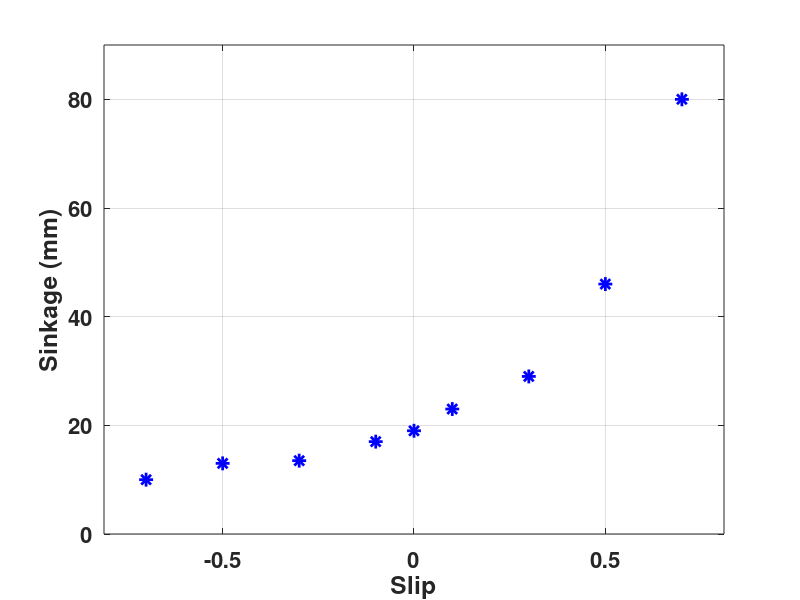

Here is the MATLAB script that generated this plot:
clc;
clear all;


xdata = [-0.7 -0.5 -0.3 -0.1 0.0 0.1 0.3 0.5 0.7]';
Fdata = [-87.7 -80.8 -66.4 -46.3 -26.9 5.1 30.9 44.4 67]';
Tdata = [-12.6 -12.2 -9.7 -4.8 0.4 9.1 16.3 21.1 27.5]';
Sdata = [0.01 0.013 0.0135 0.017 0.019 0.023 0.029 0.046 0.08]';


% figure('color','w');
% plot(xdata(:),Fdata(:),'b*','MarkerSize',10,'LineWidth',2);hold on;

% figure('color','w');
% plot(xdata(:),Tdata(:),'b*','MarkerSize',10,'LineWidth',2);hold on;

figure('color','w');
plot(xdata(:),1000* Sdata(:),'b*','MarkerSize',10,'LineWidth',2);hold on;


grid on
% axis off
box on
% axis equal
% axis([-0.81 0.81 -100 80])
% axis([-0.81 0.81 -15 30])
axis([-0.81 0.81 0 90])
fs = 16;%FontSize
xlabel('Slip','FontSize',fs,'FontWeight','bold')
% ylabel('Drawbar-Pull (N)','FontSize',fs,'FontWeight','bold')
% ylabel('Torque (N-m)','FontSize',fs,'FontWeight','bold')
ylabel('Sinkage (mm)','FontSize',fs,'FontWeight','bold')
set(gca,'fontsize',fs,'FontWeight','bold')
